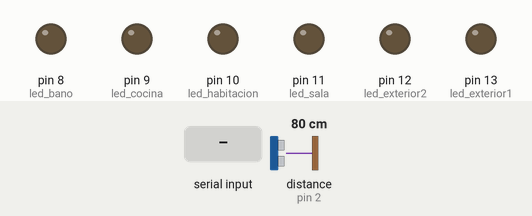
This sketch was run on a simulated Arduino Uno, built with avr-gcc and run on an emulated ATmega328P. Shown: output pins drawn as LEDs (lit = HIGH). Inputs (shaded band) come from the test bench; at power-on: distance to the obstacle (sensor on pin 2) 80 cm. The echo pulse lasts 58.3 µs per cm; what the sketch prints to the serial monitor is not drawn.

Above: at 1.2 s.
1.3 s: "1" received over Serial
At 2.9 s:
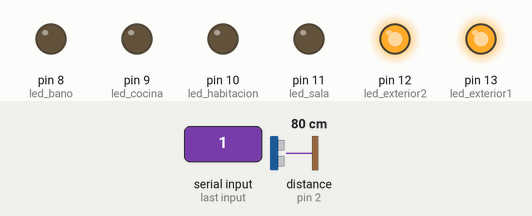
3.6 s: "3" received over Serial
At 5.3 s:
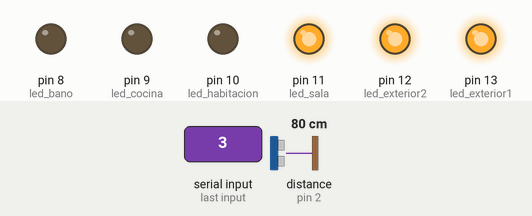
5.7 s: "2" received over Serial
At 7.5 s:
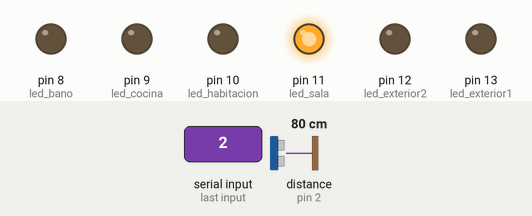
7.8 s: "5" received over Serial
At 8.9 s:
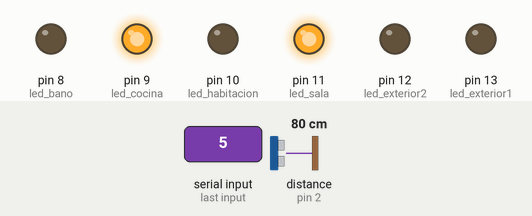
9.9 s: "4" received over Serial
At 11.2 s:
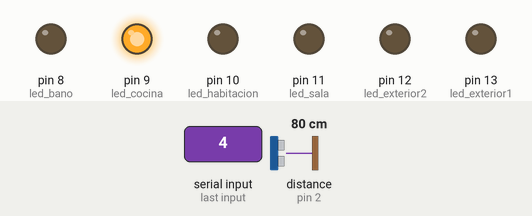
12.1 s: "7" received over Serial
At 13.6 s:
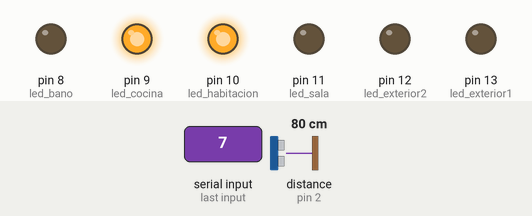
Timing chart, 0 to 15.1 s (numbered marks = the images above; inputs shaded):
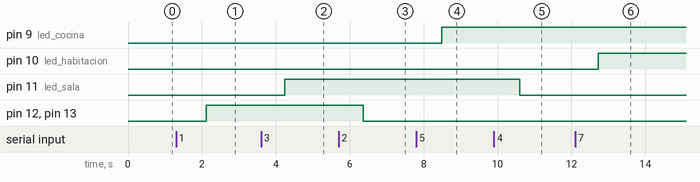

The sketch:

sistema_luces.ino
```cpp
#include <NewPing.h>

int led_habitacion = 10;
int led_sala = 11;
int led_cocina = 9;
int led_exterior1 = 13;
int led_exterior2 = 12;
int led_bano = 8;
int estado = 0;


 /*Aqui se configuran los pines donde debemos conectar el sensor*/
#define TRIGGER_PIN  3
#define ECHO_PIN     2
#define MAX_DISTANCE 200

/*Crear el objeto de la clase NewPing*/
NewPing sonar(TRIGGER_PIN, ECHO_PIN, MAX_DISTANCE);


void setup() {
  Serial.begin(9600);
  pinMode(led_exterior1, OUTPUT);
  pinMode(led_exterior2, OUTPUT);
  pinMode(led_sala, OUTPUT);
  pinMode(led_cocina, OUTPUT);
  pinMode(led_habitacion, OUTPUT);
  pinMode(led_bano, OUTPUT);


}

void loop() {
  if (Serial.available() > 0) {
    estado = Serial.read();
  }
  ////////Led Exterior/////////////////
  //Encender Led Exterior
  if (estado == '1') {
    digitalWrite(led_exterior1, HIGH);
    digitalWrite(led_exterior2, HIGH);


  }
  //Apagar Led Exterior
  if (estado == '2') {
    digitalWrite(led_exterior1, LOW);
    digitalWrite(led_exterior2, LOW);
  }
  ////////Led Sala/////////////////
  //Encender Led Sala
  if (estado == '3') {
    digitalWrite(led_sala, HIGH);
  }
  //Apagar Led Sala
  if (estado == '4') {
    digitalWrite(led_sala, LOW);
  }

  ////////Led Cocina/////////////////
  //Encender Led Cocina
  if (estado == '5') {
    digitalWrite(led_cocina, HIGH);
  }
  //Apagar Led Cocina
  if (estado == '6') {
    digitalWrite(led_cocina, LOW);
  }


  ////////Led Habitacion/////////////////
  //Encender Led Habitacion
  if (estado == '7') {
    digitalWrite(led_habitacion, HIGH);
  }
  //Apagar Led Habitacion
  if (estado == '8') {
    digitalWrite(led_habitacion, LOW);
  }

  ////////Led baño/////////////////
  //Encender Led baño
  if (estado == '9') {
    digitalWrite(led_bano, HIGH);
  }
  //Apagar Led Exterior
  if (estado == '0') {
    digitalWrite(led_bano, LOW);
  }


// Esperar 1 segundo entre mediciones
  delay(2000);
  // Obtener medicion de tiempo de viaje del sonido y guardar en variable uS
  int uS = sonar.ping_median();
  // Imprimir la distancia medida a la consola serial
  // Calcular la distancia con base en una constante
  Serial.print(uS / US_ROUNDTRIP_CM);


}
```

Measured:
- after the input at 1.3 s, pin 12 (led_exterior2), pin 13 (led_exterior1): LOW → HIGH after 0.82 s
- after the input at 3.6 s, pin 11 (led_sala): LOW → HIGH after 0.64 s
- after the input at 5.7 s, pin 12 (led_exterior2), pin 13 (led_exterior1): HIGH → LOW after 0.66 s
- after the input at 7.8 s, pin 9 (led_cocina): LOW → HIGH after 0.69 s
- after the input at 9.9 s, pin 11 (led_sala): HIGH → LOW after 0.71 s
- after the input at 12.1 s, pin 10 (led_habitacion): LOW → HIGH after 0.63 s
